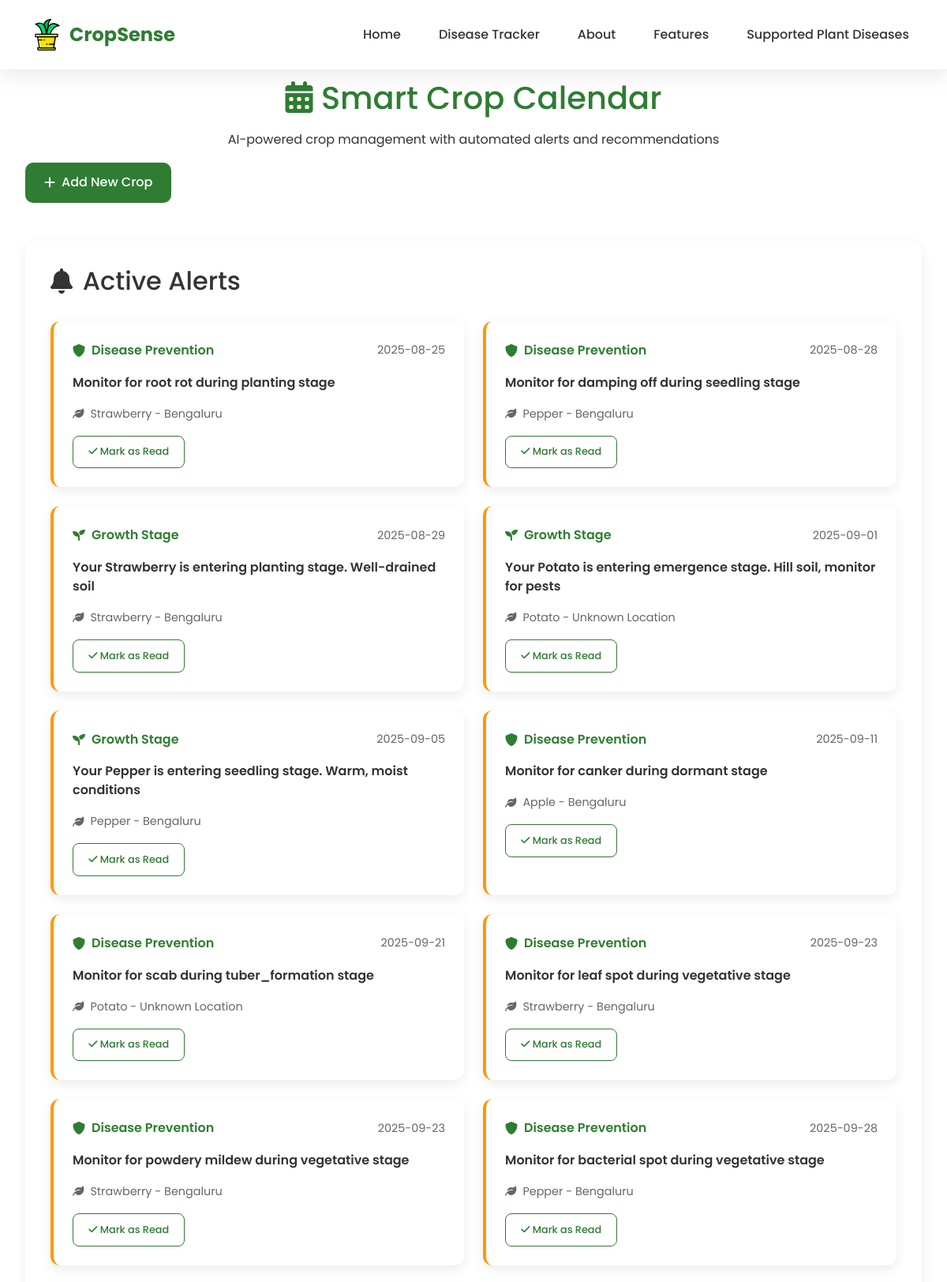
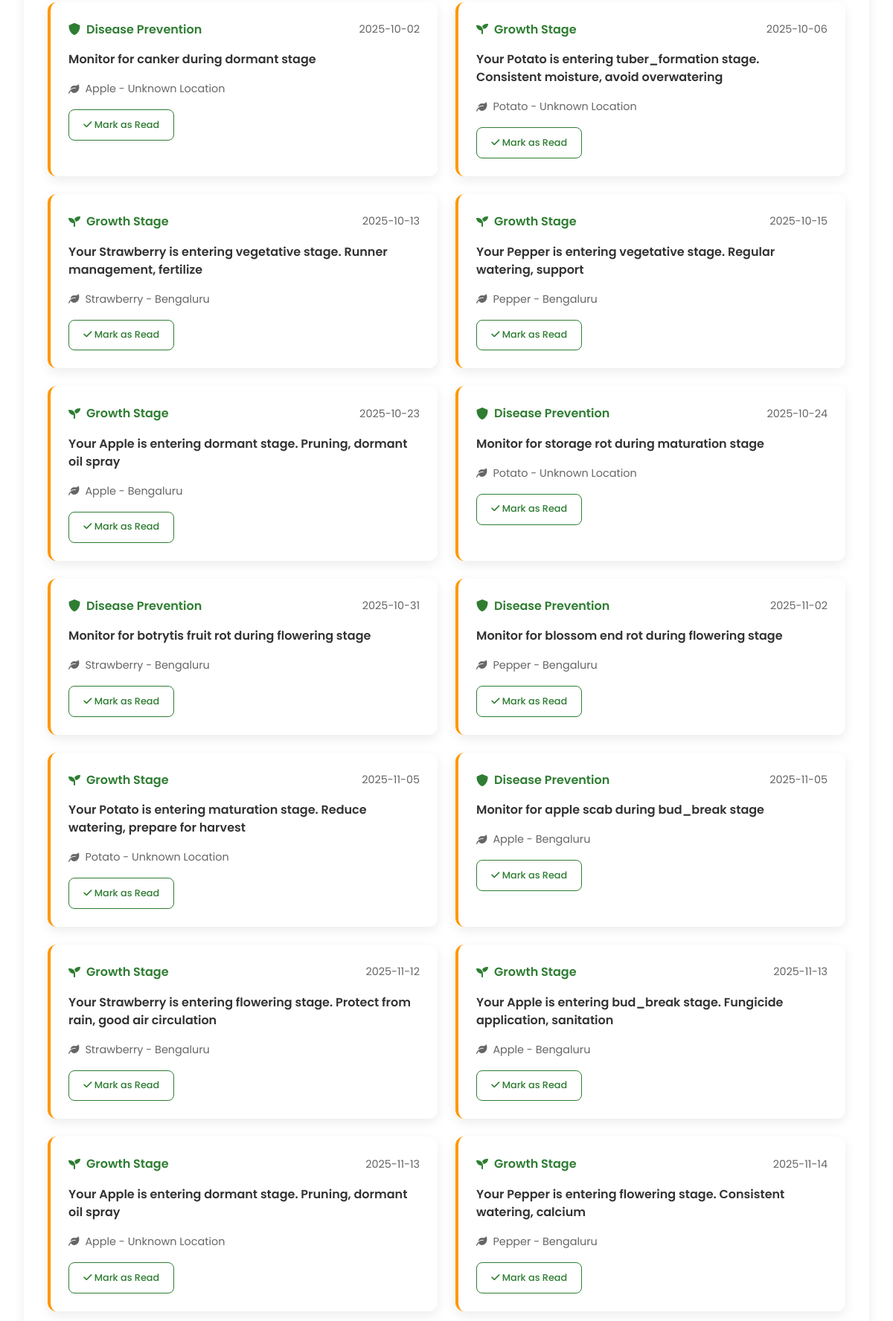
Screenshot of /crop-calendar (upper part) with the database file from the repository (2 pictures, top to bottom).
### tables this page shows
CREATE TABLE calendar_alerts (
                id INTEGER PRIMARY KEY AUTOINCREMENT,
                calendar_id INTEGER,
                alert_type TEXT NOT NULL,
                alert_date TEXT NOT NULL,
                message TEXT NOT NULL,
                is_read BOOLEAN DEFAULT FALSE,
                priority TEXT DEFAULT 'medium',
                FOREIGN KEY (calendar_id) REFERENCES crop_calendar (id)
            );

CREATE TABLE crop_calendar (
                id INTEGER PRIMARY KEY AUTOINCREMENT,
                user_id TEXT,
                crop_type TEXT NOT NULL,
                planting_date TEXT NOT NULL,
                field_location TEXT,
                variety TEXT,
                expected_harvest TEXT,
                current_stage TEXT,
                created_date TEXT NOT NULL
            );

### app.py (the view)
@app.route('/crop-calendar')
def crop_calendar_page():
    try:
        alerts = crop_calendar.get_active_alerts()
        schedule = crop_calendar.get_crop_schedule()
        return render_template('crop_calendar.html', alerts=alerts, schedule=schedule)
    except Exception as e:
        return f"Error loading crop calendar: {str(e)}", 500

### crop_calendar.py (called while the page is built)
    def get_active_alerts(self, user_id="default"):
        conn = None
        try:
            conn = sqlite3.connect(self.db_path, timeout=30.0)
            cursor = conn.cursor()
            today = datetime.now().strftime('%Y-%m-%d')
            cursor.execute('''
                SELECT ca.*, cc.crop_type, cc.field_location
                FROM calendar_alerts ca
                JOIN crop_calendar cc ON ca.calendar_id = cc.id
                WHERE cc.user_id = ? AND ca.alert_date <= ? AND ca.is_read = FALSE
                ORDER BY ca.priority DESC, ca.alert_date ASC
            ''', (user_id, today))
            alerts = cursor.fetchall()
            return alerts
        except Exception as e:
            print(f"Error getting alerts: {e}")
            return []
        finally:
            if conn:
                conn.close()

    def calculate_current_stage(self, crop_type, days_since_planting):
        stages = self.crop_stages.get(crop_type, {})
        cumulative_days = 0
        for stage_name, stage_info in stages.items():
            cumulative_days += stage_info['days']
            if days_since_planting <= cumulative_days:
                return stage_name
        return 'mature'

### templates/crop_calendar.html (shortened to what this page needs)
<!DOCTYPE html>
<html lang="en">
<head>
    <link rel="stylesheet" href="../static/css/bootstrap.min.css">
    <link rel="stylesheet" href="../static/css/style.css">
    <link rel="stylesheet" href="../static/css/animations.css">
    <link href="https://cdnjs.cloudflare.com/ajax/libs/font-awesome/6.0.0/css/all.min.css" rel="stylesheet">
</head>
<body>
    <nav class="modern-navbar">
        <div class="nav-container">
            <div class="nav-brand">
                <img src="../static/images/logo.svg" alt="CropSense" class="nav-logo">
                <span class="brand-text">CropSense</span>
            </div>
            <div class="nav-links">
                <a href="/" class="nav-link">Home</a>
                <a href="/disease-tracker" class="nav-link">Disease Tracker</a>
                <a href="/#about" class="nav-link">About</a>
                <a href="/#features" class="nav-link">Features</a>
                <a href="/#supported-diseases" class="nav-link">Supported Plant Diseases</a>
            </div>
        </div>
    </nav>
    <div class="calendar-container">
        <div class="calendar-header">
            <h1><i class="fas fa-calendar-alt"></i> Smart Crop Calendar</h1>
            <p>AI-powered crop management with automated alerts and recommendations</p>
            <button class="btn-primary" onclick="showAddCropModal()">
                <i class="fas fa-plus"></i> Add New Crop
            </button>
        </div>
        {% if alerts %}
        <div class="alerts-section">
            <h2><i class="fas fa-bell"></i> Active Alerts</h2>
            <div class="alerts-grid">
                {% for alert in alerts %}
                <div class="alert-card priority-{{alert[6]}}">
                    <div class="alert-header">
                        <div class="alert-type">
                            {% if alert[2] == 'disease_prevention' %}
                            <i class="fas fa-shield-alt"></i> Disease Prevention
                            {% elif alert[2] == 'stage_transition' %}
                            <i class="fas fa-seedling"></i> Growth Stage
                            {% else %}
                            <i class="fas fa-info-circle"></i> General
                            {% endif %}
                        </div>
                        <div class="alert-date">{{alert[3]}}</div>
                    </div>
                    <div class="alert-message">{{alert[4]}}</div>
                    <div class="alert-crop">
                        <i class="fas fa-leaf"></i> {{alert[7]}} - {{alert[8] or 'Unknown Location'}}
                    </div>
                    <button class="btn-sm btn-outline" onclick="markAlertRead({{alert[0]}})">
                        <i class="fas fa-check"></i> Mark as Read
                    </button>
                </div>
                {% endfor %}
            </div>
        </div>
        {% endif %}
    </div>
</body>
</html>

### static/css/animations.css (style rules this page uses)
html { scroll-behavior: smooth; }
body { animation: pageLoad 0.6s ease-out; }
.modern-navbar { transition: all 0.4s cubic-bezier(0.4, 0, 0.2, 1), background 0.4s ease, box-shadow 0.4s ease; }
.nav-logo { transition: transform 0.5s cubic-bezier(0.34, 1.56, 0.64, 1); }
.btn-primary, .btn-secondary, .btn-success, .analyze-btn { position: relative; overflow: hidden; }
.btn-primary::before, .btn-secondary::before, .btn-success::before { content: ''; position: absolute; top: 50%; left: 50%; width: 0; height: 0; background: rgba(255, 255, 255, 0.25); border-radius: 50%; transform: translate(-50%, -50%); transition: width 0.5s ease, height 0.5s ease; pointer-events: none; }
a { transition: color 0.25s ease, opacity 0.25s ease; }

### templates/crop_calendar.html (style rules this page uses)
.calendar-container { max-width: 1400px; margin: 0 auto; padding: 100px 2rem 2rem; }
.calendar-header { text-align: center; margin-bottom: 3rem; }
.calendar-header h1 { color: #2e7d32; margin-bottom: 1rem; }
.alerts-section, .schedule-section { margin-bottom: 3rem; }
.alerts-section h2, .schedule-section h2 { color: #333; margin-bottom: 2rem; display: flex; align-items: center; gap: 0.8rem; }
.alerts-grid { display: grid; grid-template-columns: repeat(auto-fit, minmax(350px, 1fr)); gap: 1.5rem; }
.alert-card { background: white; padding: 1.5rem; border-radius: 12px; box-shadow: 0 5px 15px rgba(0, 0, 0, 0.08); border-left: 4px solid #2e7d32; }
.alert-card.priority-medium { border-left-color: #ff9800; }
.alert-header { display: flex; justify-content: space-between; align-items: center; margin-bottom: 1rem; }
.alert-type { font-weight: 600; color: #2e7d32; display: flex; align-items: center; gap: 0.5rem; }
.alert-date { color: #666; font-size: 0.9rem; }
.alert-message { color: #333; margin-bottom: 1rem; line-height: 1.5; }
.alert-crop { color: #666; font-size: 0.9rem; margin-bottom: 1rem; display: flex; align-items: center; gap: 0.5rem; }

### rows the page displays
calendar_alerts: shows "Disease Prevention", alert_date "2025-08-25", message "Monitor for root rot during planting stage", crop_type "Strawberry", field_location "Bengaluru"
calendar_alerts: shows "Disease Prevention", alert_date "2025-08-28", message "Monitor for damping off during seedling stage", crop_type "Pepper", field_location "Bengaluru"
calendar_alerts: alert_type "stage_transition" (drawn), alert_date "2025-08-29", message "Your Strawberry is entering planting stage. Well-drained soil", crop_type "Strawberry", field_location "Bengaluru"
calendar_alerts: alert_type "stage_transition" (drawn), alert_date "2025-09-01", message "Your Potato is entering emergence stage. Hill soil, monitor for pests", crop_type "Potato", field_location "Unknown Location"
calendar_alerts: alert_type "stage_transition" (drawn), alert_date "2025-09-05", message "Your Pepper is entering seedling stage. Warm, moist conditions", crop_type "Pepper", field_location "Bengaluru"
calendar_alerts: shows "Disease Prevention", alert_date "2025-09-11", message "Monitor for canker during dormant stage", crop_type "Apple", field_location "Bengaluru"
calendar_alerts: shows "Disease Prevention", alert_date "2025-09-21", message "Monitor for scab during tuber_formation stage", crop_type "Potato", field_location "Unknown Location"
calendar_alerts: shows "Disease Prevention", alert_date "2025-09-23", message "Monitor for leaf spot during vegetative stage", crop_type "Strawberry", field_location "Bengaluru"
calendar_alerts: shows "Disease Prevention", alert_date "2025-09-23", message "Monitor for powdery mildew during vegetative stage", crop_type "Strawberry", field_location "Bengaluru"
calendar_alerts: shows "Disease Prevention", alert_date "2025-09-28", message "Monitor for bacterial spot during vegetative stage", crop_type "Pepper", field_location "Bengaluru"
calendar_alerts: shows "Disease Prevention", alert_date "2025-10-02", message "Monitor for canker during dormant stage", crop_type "Apple", field_location "Unknown Location"
calendar_alerts: alert_type "stage_transition" (drawn), alert_date "2025-10-06", message "Your Potato is entering tuber_formation stage. Consistent moisture, avoid overwatering", crop_type "Potato", field_location "Unknown Location"
calendar_alerts: alert_type "stage_transition" (drawn), alert_date "2025-10-13", message "Your Strawberry is entering vegetative stage. Runner management, fertilize", crop_type "Strawberry", field_location "Bengaluru"
calendar_alerts: alert_type "stage_transition" (drawn), alert_date "2025-10-15", message "Your Pepper is entering vegetative stage. Regular watering, support", crop_type "Pepper", field_location "Bengaluru"
calendar_alerts: alert_type "stage_transition" (drawn), alert_date "2025-10-23", message "Your Apple is entering dormant stage. Pruning, dormant oil spray", crop_type "Apple", field_location "Bengaluru"
calendar_alerts: shows "Disease Prevention", alert_date "2025-10-24", message "Monitor for storage rot during maturation stage", crop_type "Potato", field_location "Unknown Location"
calendar_alerts: shows "Disease Prevention", alert_date "2025-10-31", message "Monitor for botrytis fruit rot during flowering stage", crop_type "Strawberry", field_location "Bengaluru"
calendar_alerts: shows "Disease Prevention", alert_date "2025-11-02", message "Monitor for blossom end rot during flowering stage", crop_type "Pepper", field_location "Bengaluru"
calendar_alerts: alert_type "stage_transition" (drawn), alert_date "2025-11-05", message "Your Potato is entering maturation stage. Reduce watering, prepare for harvest", crop_type "Potato", field_location "Unknown Location"
calendar_alerts: shows "Disease Prevention", alert_date "2025-11-05", message "Monitor for apple scab during bud_break stage", crop_type "Apple", field_location "Bengaluru"
calendar_alerts: alert_type "stage_transition" (drawn), alert_date "2025-11-12", message "Your Strawberry is entering flowering stage. Protect from rain, good air circulation", crop_type "Strawberry", field_location "Bengaluru"
calendar_alerts: alert_type "stage_transition" (drawn), alert_date "2025-11-13", message "Your Apple is entering bud_break stage. Fungicide application, sanitation", crop_type "Apple", field_location "Bengaluru"
calendar_alerts: alert_type "stage_transition" (drawn), alert_date "2025-11-13", message "Your Apple is entering dormant stage. Pruning, dormant oil spray", crop_type "Apple", field_location "Unknown Location"
calendar_alerts: alert_type "stage_transition" (drawn), alert_date "2025-11-14", message "Your Pepper is entering flowering stage. Consistent watering, calcium", crop_type "Pepper", field_location "Bengaluru"
